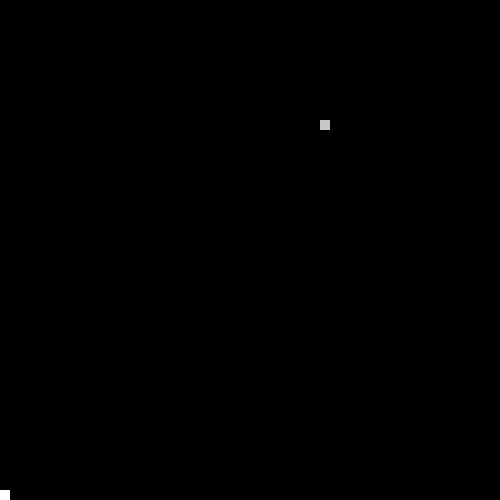
Frame 1 (no input)
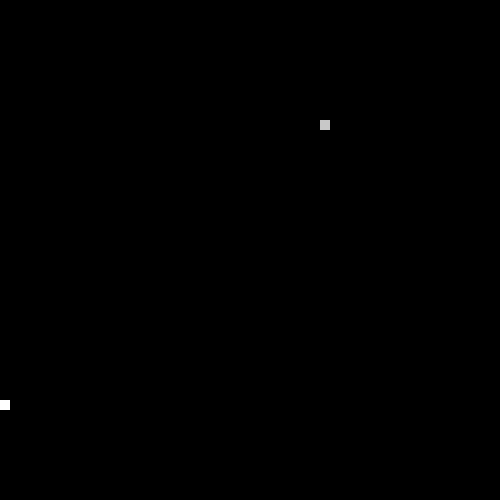
Frame 60 (the mouse pressed at the canvas centre just before this capture)
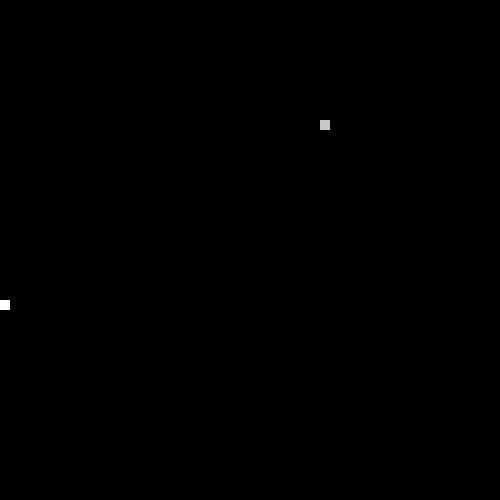
Frame 120 (the mouse held since frame 60 and released just before this capture)

The Processing sketch that drew these frames (run headless with seeded random() and noise(); from frame 60 on, the mouse is pressed at the canvas centre):

// Processing sketch: LeagueSnake
// ── LeagueSnake.pde
//*
// ***** SEGMENT CLASS *****
// This class will be used to represent each part of the moving snake.
//*

class Segment {

//Add x and y member variables. They will hold the corner location of each segment of the snake.
int segmentX = 0;
int segmentY = 0;
// Add a constructor with parameters to initialize each variable.
public Segment (int segmentX, int segmentY){
segmentX = this.segmentX;
segmentY = this.segmentY;
}
}


//*
// ***** GAME VARIABLES *****
// All the game variables that will be shared by the game methods are here
//*
Segment head;
int foodX;
int foodY;
int direction = UP;
int eaten = 0;



//*
// ***** SETUP METHODS *****
// These methods are called at the start of the game.
//*

void setup() {
size(500, 500);
head = new Segment(250, 250);
frameRate(20);
dropFood();
}

void dropFood() {
  //Set the food in a new random location
    foodX = ((int)random(50)*10);
    foodY = ((int)random(50)*10);
}



//*
// ***** DRAW METHODS *****
// These methods are used to draw the snake and its food 
//*

void draw() {
  background(0, 0, 0);
  drawFood();
  move();
  drawSnake();
  eat();
}

void drawFood() {
  //Draw the food
  noStroke();
  fill(200, 200, 200);
  rect(foodX, foodY, 10, 10);
}

void drawSnake() {
  //Draw the head of the snake followed by its tail
  noStroke();
  fill(355, 355, 355);
  rect(head.segmentX, head.segmentY, 10, 10);
}


//*
// ***** TAIL MANAGEMENT METHODS *****
// These methods make sure the tail is the correct length.
//*

void drawTail() {
  //Draw each segment of the tail 

}

void manageTail() {
  //After drawing the tail, add a new segment at the "start" of the tail and remove the one at the "end" 
  //This produces the illusion of the snake tail moving.
  
}

void checkTailCollision() {
  //If the snake crosses its own tail, shrink the tail back to one segment
  
}



//*
// ***** CONTROL METHODS *****
// These methods are used to change what is happening to the snake
//*

void keyPressed() {
  //Set the direction of the snake according to the arrow keys pressed
  if(keyCode == UP){
    if(direction != DOWN){
   direction = UP; 
    }
  }else if(keyCode == DOWN){
    if(direction != UP){
   direction = DOWN; 
    }
  }else if(keyCode == LEFT){
    if(direction != RIGHT){
   direction = LEFT; 
    }
  }else if(keyCode == RIGHT){
    if(direction != LEFT){
   direction = RIGHT; 
    }
  }
}

void move() {
  //Change the location of the Snake head based on the direction it is moving.
  
    
  switch(direction) {
  case UP:
    // move head up here
    head.segmentY = head.segmentY - 10;
    break;
  case DOWN:
    // move head down here 
    head.segmentY = head.segmentY + 10;
    break;
  case LEFT:
   // figure it out 
   head.segmentX = head.segmentX - 10;
    break;
  case RIGHT:
    // mystery code goes here 
    head.segmentX = head.segmentX + 10;
    break;
  }
  checkBoundaries();
}

void checkBoundaries() {
 //If the snake leaves the frame, make it reappear on the other side
 if(head.segmentX > 490){
  head.segmentX = 0;
 }else if(head.segmentX < 0){
  head.segmentX = 490; 
 }else  if(head.segmentY > 490){
  head.segmentY = 0;
 }else if(head.segmentY < 0){
  head.segmentY = 490; 
 }
}



void eat() {
  //When the snake eats the food, its tail should grow and more food appear
if(head.segmentX == foodX && head.segmentY == foodY){
  eaten = eaten + 1;
  dropFood();
}
}
